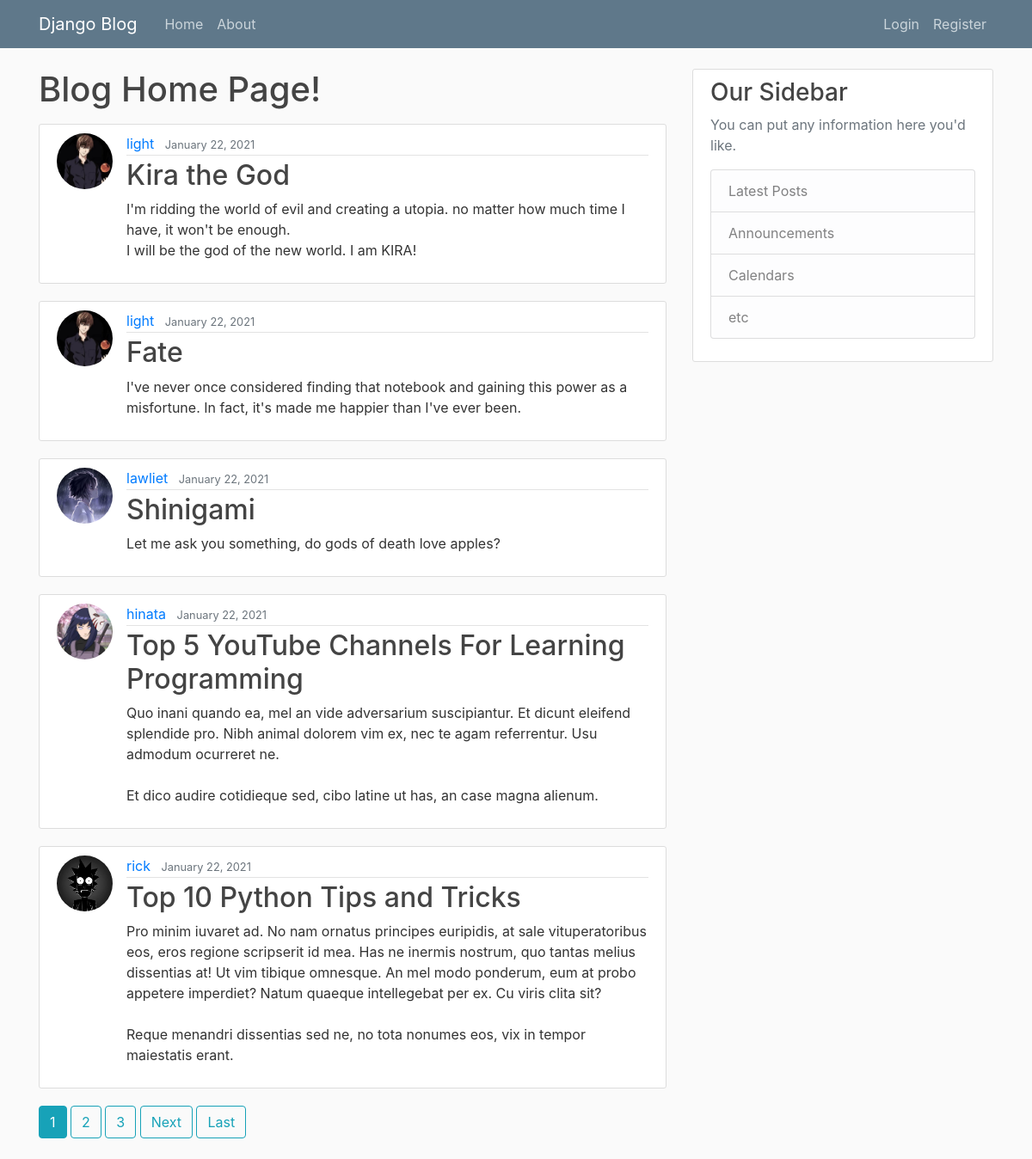
The page / on the database its author committed.
### blog/models.py (models this page shows, shortened)
class Post(models.Model):
	title = models.CharField(max_length=100)
	content = models.TextField()
	time = models.DateTimeField(default=timezone.now)
	author = models.ForeignKey(User, on_delete=models.CASCADE)

### users/models.py (models this page shows, shortened)
class Profile(models.Model):
	user = models.OneToOneField(User, on_delete=models.CASCADE)
	image = models.ImageField(default='default.png', upload_to='profile_pics')

### blog/views.py (the view)
# urls.py: path('', PostListView.as_view(), name='blog-home'),
class PostListView(ListView):
	model = Post
	template_name = 'blog/home.html'
	context_object_name = 'posts'
	ordering = ['-time']
	paginate_by = 5

### blog/templates/blog/home.html (shortened to what this page needs)
{% extends 'blog/base.html' %}
{% block content %}
<h1 class="mb-3">Blog Home Page!</h1>
{% for post in posts %}
	<article class="media content-section">
		<img class="rounded-circle article-img" src="{{ post.author.profile.image.url }}" alt="">
		<div class="media-body">
			<div class="article-metadata">
				<a class="mr-2" href="{% url 'user-posts' post.author.username %}">{{ post.author }}</a>
				<small class="text-muted">{{ post.time|date:"F d, Y" }}</small>
			</div>
			<h2><a class="article-title" href="{% url 'post-detail' post.id %}">{{ post.title }}</a></h2>
			<p class="article-content">{{ post.content }}</p>
		</div>
	</article>
{% endfor %}
{% if is_paginated %}
	{% for num in page_obj.paginator.page_range %}
		{% if page_obj.number == num %}
			<a class="btn btn-info mb-4" href="?page={{ num }}">{{ num }}</a>
		{% elif num > page_obj.number|add:'-3' and num < page_obj.number|add:'3' %}
			<a class="btn btn-outline-info mb-4" href="?page={{ num }}">{{ num }}</a>
		{% endif %}
	{% endfor %}
	{% if page_obj.has_next %}
		<a class="btn btn-outline-info mb-4" href="?page={{ page_obj.next_page.number }}">Next</a>
		<a class="btn btn-outline-info mb-4" href="?page={{ page_obj.paginator.num_pages }}">Last</a>
	{% endif %}
{% endif %}
{% endblock content %}

### blog/templates/blog/base.html (shortened to what this page needs)
{% load static %}
<!DOCTYPE html>
<html lang="en">
<head>
	<link rel="stylesheet" href="https://stackpath.bootstrapcdn.com/bootstrap/4.3.1/css/bootstrap.min.css">
	<link rel="stylesheet" type="text/css" href="{% static 'blog/main.css' %}">
</head>
<body>
	<header class="site-header">
		<nav class="navbar navbar-expand-md navbar-dark bg-steel fixed-top">
			<div class="container">
				<a class="navbar-brand mr-4" href="{% url 'blog-home' %}">Django Blog</a>
				<div class="collapse navbar-collapse" id="navbarToggle">
					<div class="navbar-nav mr-auto">
						<a class="nav-item nav-link" href="{% url 'blog-home' %}">Home</a>
						<a class="nav-item nav-link" href="{% url 'blog-about' %}">About</a>
					</div>
					<div class="navbar-nav">
						{% if user.is_authenticated %}
							<a class="nav-item nav-link" href="{% url 'post-create' %}">New Post</a>
							<a class="nav-item nav-link" href="{% url 'profile' %}">Profile</a>
							<a class="nav-item nav-link" href="{% url 'logout' %}">Logout</a>
						{% else %}
							<a class="nav-item nav-link" href="{% url 'login' %}">Login</a>
							<a class="nav-item nav-link" href="{% url 'register' %}">Register</a>
						{% endif %}
					</div>
				</div>
			</div>
		</nav>
	</header>
	<main role="main" class="container">
		<div class="row">
			<div class="col-md-8">
				{% block content %}{% endblock %}
			</div>
		  	<div class="col-md-4">
				<div class="content-section">
			  		<h3>Our Sidebar</h3>
			  		<p class='text-muted'>You can put any information here you'd like.
					<ul class="list-group">
						<li class="list-group-item list-group-item-light">Latest Posts</li>
						<li class="list-group-item list-group-item-light">Announcements</li>
						<li class="list-group-item list-group-item-light">Calendars</li>
						<li class="list-group-item list-group-item-light">etc</li>
					</ul>
					</p>
				</div>
		  	</div>
		</div>
	  </main>
</body>
</html>

### blog/static/blog/main.css (style rules this page uses)
body { background: #fafafa; color: #333333; margin-top: 5rem; }
h1, h2, h3, h4, h5, h6 { color: #444444; }
ul { margin: 0; }
.bg-steel { background-color: #5f788a; }
.site-header .navbar-nav .nav-link { color: #cbd5db; }
.content-section { background: #ffffff; padding: 10px 20px; border: 1px solid #dddddd; border-radius: 3px; margin-bottom: 20px; }
.article-title { color: #444444; }
.article-content { white-space: pre-line; }
.article-img { height: 65px; width: 65px; margin-right: 16px; }
.article-metadata { padding-bottom: 1px; margin-bottom: 4px; border-bottom: 1px solid #e3e3e3 }

### rows shown on the page
Post: author.profile.image (picture), author "light", time "January 22, 2021", title "Kira the God", content "I'm ridding the world of evil and creating a utopia. no matter how much time I have, it won't be enough. I will be the god of the new world. I am KIRA!"
Post: author.profile.image (picture), author "light", time "January 22, 2021", title "Fate", content "I've never once considered finding that notebook and gaining this power as a misfortune. In fact, it's made me happier than I've ever been."
Post: author.profile.image (picture), author "lawliet", time "January 22, 2021", title "Shinigami", content "Let me ask you something, do gods of death love apples?"
Post: author.profile.image (picture), author "hinata", time "January 22, 2021", title "Top 5 YouTube Channels For Learning Programming", content "Quo inani quando ea, mel an vide adversarium suscipiantur. Et dicunt eleifend splendide pro. Nibh animal dolorem vim ex, nec te agam referrentur. Usu admodum ocurreret ne. Et dico audire cotidieque sed, cibo latine ut has, an case magna alienum."
Post: author.profile.image (picture), author "rick", time "January 22, 2021", title "Top 10 Python Tips and Tricks", content "Pro minim iuvaret ad. No nam ornatus principes euripidis, at sale vituperatoribus eos, eros regione scripserit id mea. Has ne inermis nostrum, quo tantas melius dissentias at! Ut vim tibique omnesque. An mel modo ponderum, eum at probo appetere imperdiet? Natum quaeque intellegebat per ex. Cu viris clita sit? Reque menandri dissentias sed ne, no tota nonumes eos, vix in tempor maiestatis erant."

### other values the page prints
{{ num }} "1"
{{ num }} "2" "3"
